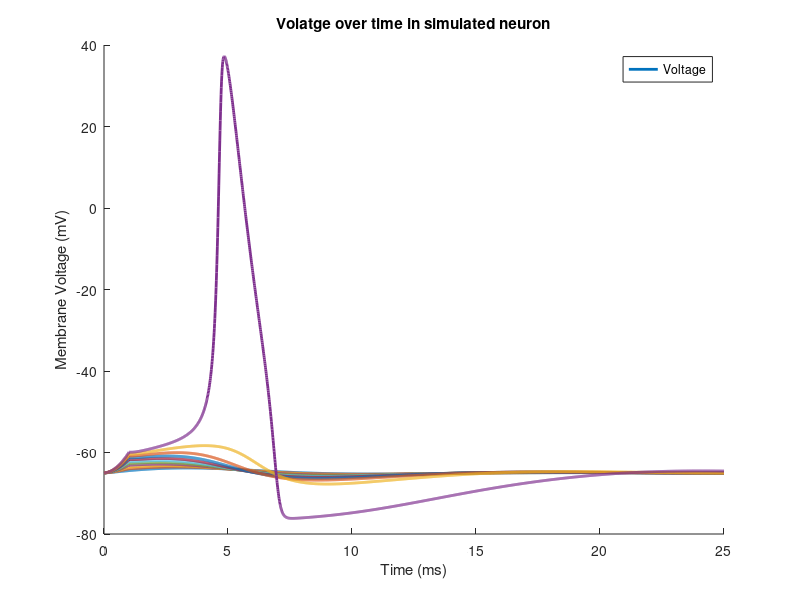
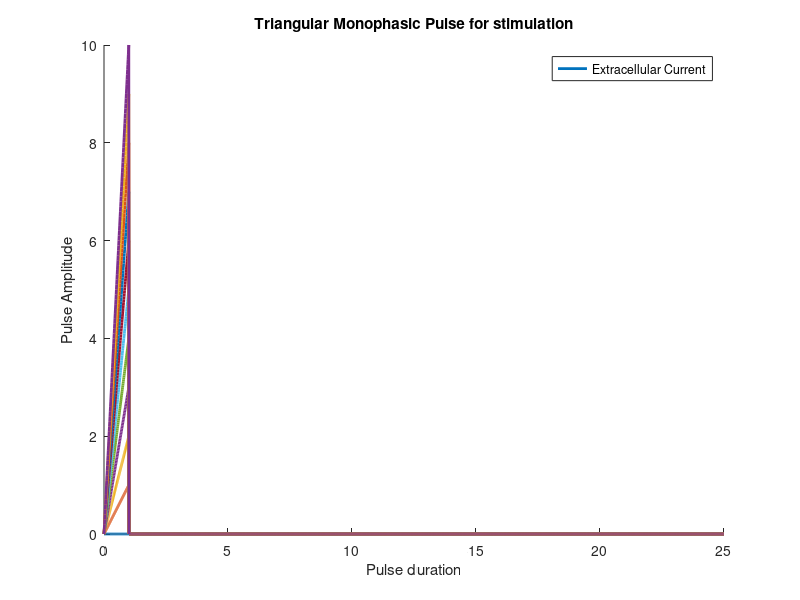
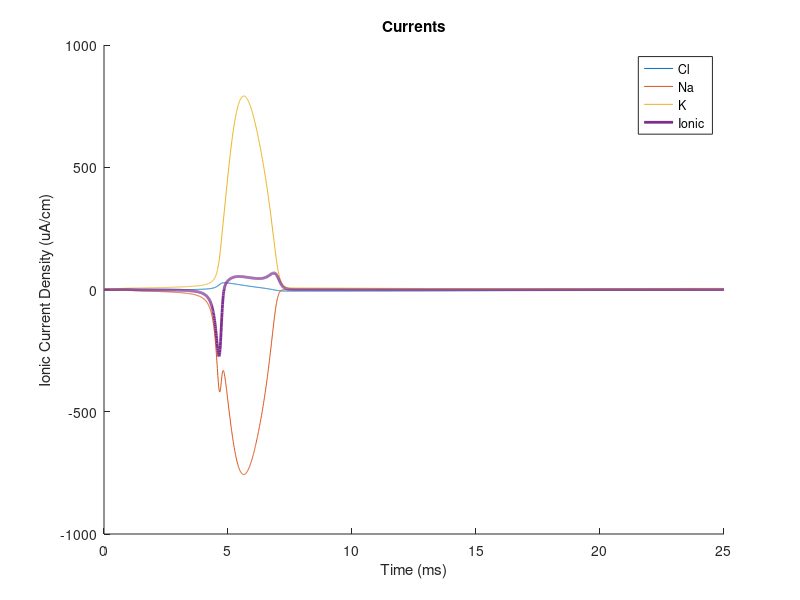
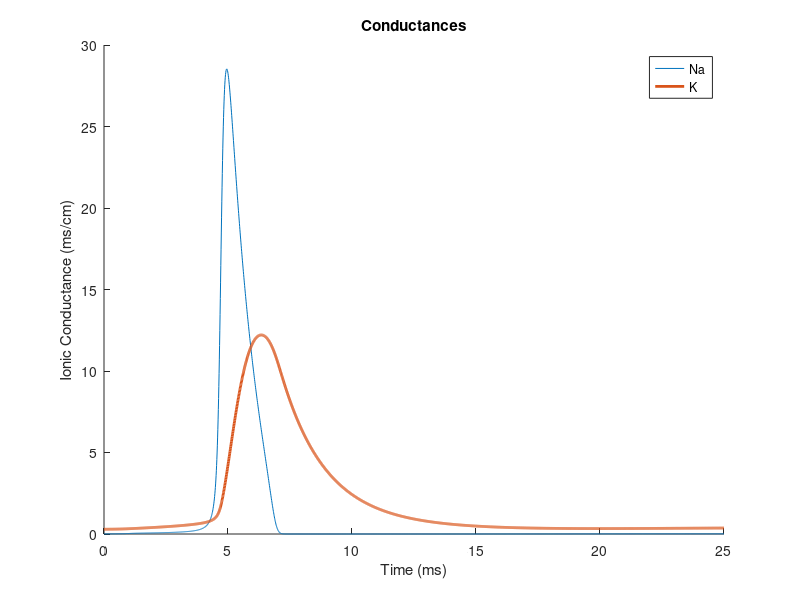

MATLAB code for these plots, in order:
close all;clear all;clc;
%============================================================================================================
% Parameters
Cm = 1;%Membrane capacitance (μF/cm^2)
E_Na = 115;%Equilibrium voltage sodium (mV)
E_K=-12; %Equilibrium voltage pottasium (mV)
E_Cl=10.6; %Equilibrium voltage chloride (mV)
G_Na = 120;%Normalization constant Maximum possible conductance mS/cm^2
G_K=36;%mS/cm^2
G_Cl=0.3; % mS/cm^2
%==========================================================================================================
%                                          Determining the Initial values
%===========================================================================================================
Vrest=-65;%Voltage at rest(mV)
n(1) = 0.3;
m(1)=0.04;
h(1)=0.5961;
%=========================================================================================================
%                                  Defining the time vector for simulation
%===========================================================================================================
dt = 0.01; %ms
Tf = 25; %ms
T= 0:dt:Tf;
l=length(T);
%============================================================================================================
%                                               Defining the Current
%===============================================================================================================
I = [0:1:10]; % uA/cm^2
pw = 1; %ms
%===========================================================================================================
%                                Computing coefficients, currents, and derivates 
%===========================================================================================================
for  k = 1 : length(I)
    Vm(k,1) = Vrest;
    for i=1:l
    
        if T(i)>0 && T(i)<=pw
            Iext(k,i)=T(i)*I(k);
        else
            Iext(k,i)=0;
        end
   
    %---calculate the coefficients---%

    %Equations constants
        alpha_n=(0.01*(-55-Vm(k,i)))/(exp( (-55-Vm(k,i)) /10) -1);
        beta_n=0.125*exp( (-65-Vm(k,i))/80 );
        
        alpha_m=(0.1*(-40-Vm(k,i)))/(exp( (-40-Vm(k,i)) /10)-1);
        beta_m=4*exp( (-65-Vm(k,i)) /18);
        
        alpha_h=0.07*exp( (-65-Vm(k,i)) /20); 
        beta_h=1./(exp( (-35-Vm(k,i)) /10)+1);

    %---calculate the derivatives using Euler first order approximation---%
        n(i+1) = n(i) + dt*(alpha_n*(1-n(i)) - beta_n* n(i));
        m(i+1) = m(i) + dt*(alpha_m*(1-m(i)) - beta_m* m(i)); 
        h(i+1) = h(i) + dt*(alpha_h*(1-h(i)) - beta_h* h(i));

    %---calculate Ion conductances---%
        GNa= G_Na*m(i).^3.*h(i);
        gNa(i) = GNa;
        GK= G_K*n(i).^4;
        gK(i) = GK;
     %---calculate the currents---%
        I_Na(i)= GNa*(Vm(k,i)-E_Na-Vrest); 
        I_K(i)= GK*(Vm(k,i)-E_K-Vrest);
        I_Cl(i)= G_Cl*(Vm(k,i)-Vrest-E_Cl);
        Iion = I_K(i) + I_Na(i) +I_Cl(i);
        IION(i) = Iion;
        if T(i)~=Tf   
        Vm(k,i+1)= Vm(k,i) + dt * ((1/Cm)*(Iext(k,i)-Iion));
        end
    end
end
%===========================================================================================================
%                                          Graphs
%===========================================================================================================
figure;
hold on
plot(T,Vm,"LineWidth",2)
legend({'Voltage'})
ylabel('Membrane Voltage (mV)')
xlabel('Time (ms)')
title('Volatge over time in simulated neuron');
hold off

figure;
hold on
plot(T, Iext,"LineWidth",2)
legend({'Extracellular Current'})
ylabel('Pulse Amplitude')
xlabel('Pulse duration')
title('Triangular Monophasic Pulse for stimulation');
hold off

figure;
hold on
plot(T, I_Cl,T, I_Na,T, I_K,T, IION,"LineWidth",2)
legend({'Cl','Na','K','Ionic'})
ylabel('Ionic Current Density (uA/cm)')
xlabel('Time (ms)')
title('Currents');
hold off

figure;
hold on
plot(T,gNa,T,gK,"LineWidth",2)
legend({'Na','K'})
ylabel('Ionic Conductance (ms/cm)')
xlabel('Time (ms)')
title('Conductances');
hold off